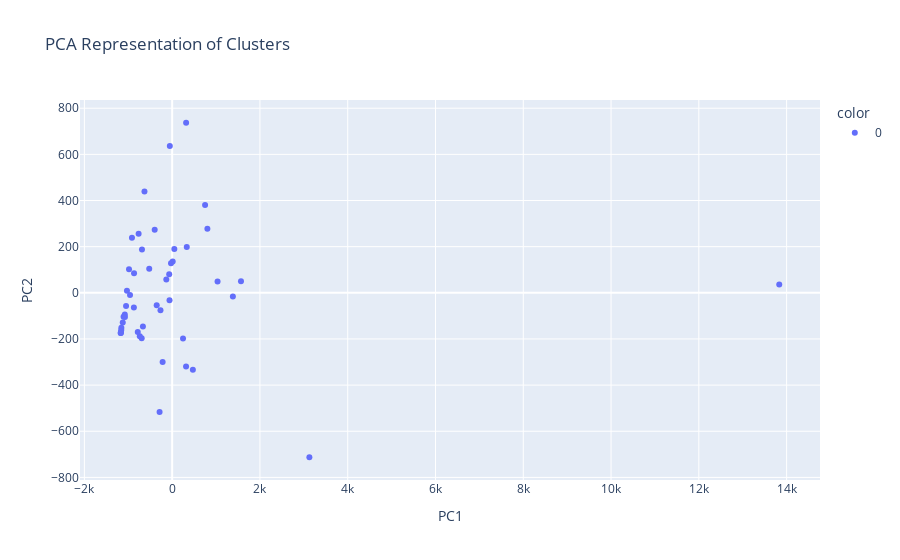

Notebook source saved alongside this figure:
### Code cell
fig =px.scatter(
    data_frame = X_pca,
    x="PC1",
    y="PC2",
    color = labels.astype(str),
    title="PCA Representation of Clusters"
)

fig.update_layout(xaxis_title="PC1", yaxis_title = "PC2")

fig.show()

### Figure 1 — Plotly figure (JSON) as saved in the notebook; plotly's stock layout.template omitted (floating-point values rounded to 4 significant figures)
{"data": [{"hovertemplate": "color=0<br>PC1=%{x}<br>PC2=%{y}<extra></extra>", "legendgroup": "0", "marker": {"color": "#636efa", "symbol": "circle"}, "mode": "markers", "name": "0", "orientation": "v", "showlegend": true, "type": "scatter", "x": [-1079.0, -1030.0, 1568.0, 332.8, -1107.0, -352.3, -1076.0, 318.1, -1158.0, -53.17, 1034.0, -868.6, 749.9, -67.36, -133.2, 11.72, 471.7, 49.54, -687.7, -694.6, -1167.0, -737.5, -60.31, -1171.0, -1160.0, -266.5, 247.3, 1383.0, -764.3, 13830.0, 3127.0, -915.9, -631.0, -286.7, -666.3, -217.2, -872.7, 802.7, -960.2, -982.9, -783.7, -26.27, -398.2, 316.3, -522.7, -1126.0, -1050.0, -1171.0], "xaxis": "x", "y": [-94.11, 8.502, 50.58, 198.2, -103.3, -54.39, -104.9, 737.0, -151.2, 635.7, 48.82, 84.74, 380.7, 80.71, 57.6, 136.1, -333.8, 189.8, 188.2, -196.9, -170.0, -188.4, -32.63, -174.0, -160.7, -75.28, -198.2, -16.26, 255.5, 36.17, -712.6, 238.6, 439.4, -516.4, -146.4, -300.3, -63.72, 277.2, -9.093, 102.0, -169.8, 127.7, 273.3, -319.5, 104.2, -128.2, -56.7, -174.0], "yaxis": "y"}], "layout": {"autosize": true, "legend": {"title": {"text": "color"}, "tracegroupgap": 0}, "title": {"text": "PCA Representation of Clusters"}, "xaxis": {"anchor": "y", "autorange": true, "domain": [0, 1], "range": [-2083.0, 14740.0], "title": {"text": "PC1"}, "type": "linear"}, "yaxis": {"anchor": "x", "autorange": true, "domain": [0, 1], "range": [-832.2, 856.6], "title": {"text": "PC2"}, "type": "linear"}}}
